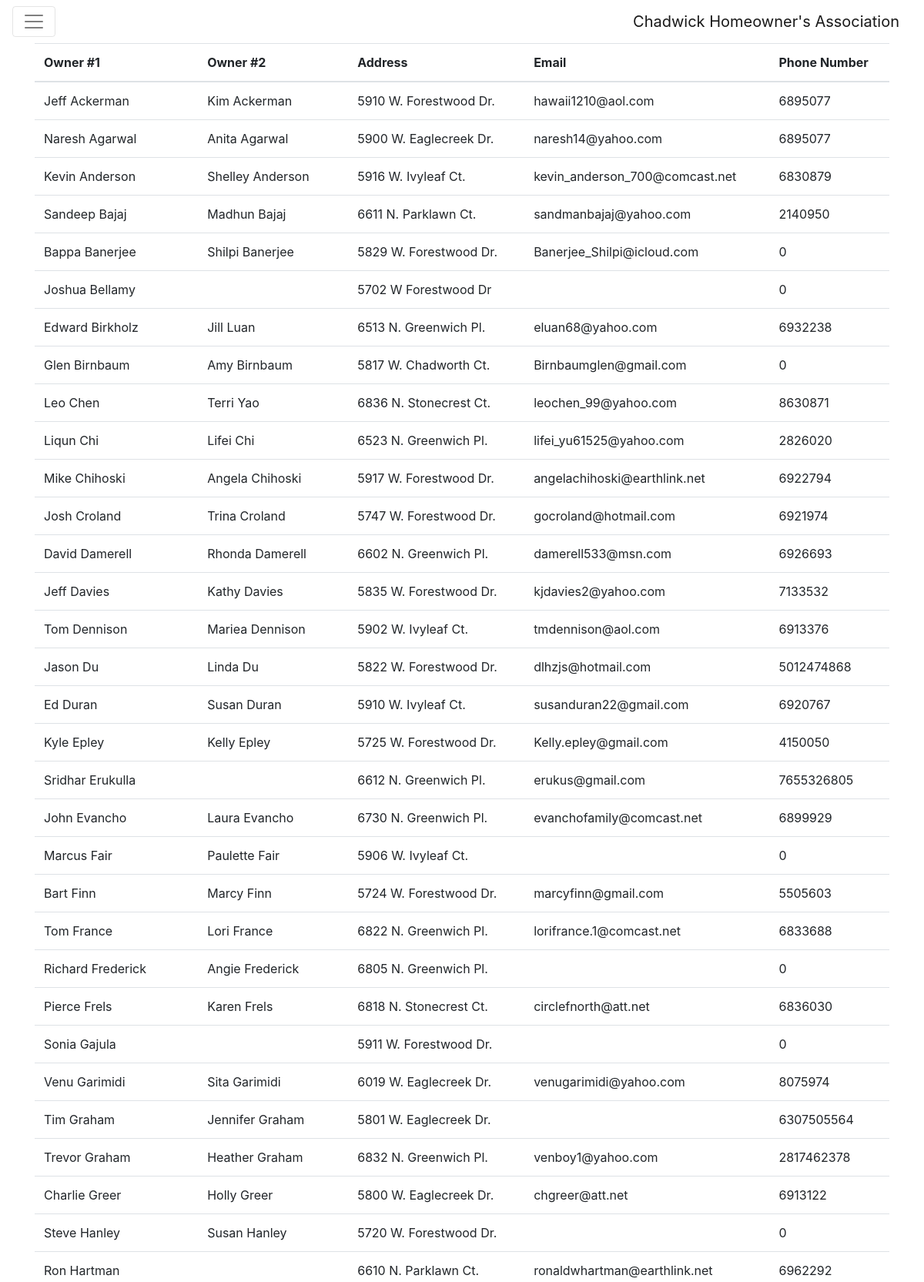
Screenshot of /resident-list/ (upper part) with the database file from the repository.
### invoice/models.py (models this page shows, shortened)
class Household(models.Model):
	HOME = (
		('OWNED', 'Owned by Owner'),
		('SALE', 'On Sale'),
		('UNKNOWN',"Unknown")
	)
	MAILSTAT = (
		('SENT', 'Sent to Agent'),
		('NOT SENT', 'Not Sent to Agent')
	)
	last_name1 = models.CharField(max_length= 50)
	first_name1 = models.CharField(max_length = 50)
	last_name2 = models.CharField(max_length= 50, null = True, blank=True)
	first_name2 = models.CharField(max_length= 50, null = True, blank = True)
	address = models.CharField(max_length = 50, unique=True)
	house_number = models.IntegerField()
	street_name = models.CharField(max_length=20)
	email = models.EmailField(max_length= 50, null=True, blank=True)
	phone_number = models.IntegerField(blank=True, null =True)
	status = models.CharField(max_length =10, choices = HOME, default = 'OWNED')
	agent_email_status = models.CharField(max_length = 20, choices = MAILSTAT, default = "NOT SENT")

### invoice/views.py (the view)
# urls.py: url(r'^resident-list/$', views.household_list, name ="household_list"),
def household_list(request):
	homes = Household.objects.all().order_by('last_name1')
	return render(request, 'invoice/household_list.html', {"homes": homes})

### invoice/templates/invoice/household_list.html
{% extends 'invoice/base.html'%}
{% block content %}
<table class= "table table-hover">
	<thead>
      <tr>
        <th>Owner #1</th>
        <th>Owner #2</th>
        <th>Address</th>
        <th>Email</th>
        <th>Phone Number</th>
      </tr>
    </thead>
    <tbody>
    {% for home in homes %}
		<tr>
	        <td>{{ home.first_name1 }} {{ home.last_name1 }}</td>
	        <td>{{ home.first_name2 }} {{ home.last_name2 }}</td>
	        <td>{{ home.address }}</td>
	        <td>{{ home.email }}</td>
	        <td> {{ home.phone_number}}</td>
      	</tr>
	{% endfor %}
    </tbody>
 </table>
{% endblock %}

### invoice/templates/invoice/base.html (shortened to what this page needs)
{% load static %}
<!DOCTYPE html>
<html lang="en">
  <head>
    <link rel="stylesheet" href="https://maxcdn.bootstrapcdn.com/bootstrap/4.0.0-alpha.6/css/bootstrap.min.css">
  </head>
    <body>
	<nav class="navbar navbar-toggleable-md navbar-light bg-faded">
	  <button class="navbar-toggler navbar-toggler-right" type="button" data-toggle="collapse" data-target="#navbarNavDropdown" aria-controls="navbarNavDropdown" aria-expanded="false" aria-label="Toggle navigation">
	    <span class="navbar-toggler-icon"></span>
	  </button>
	  <a class="navbar-brand" href="{% url 'home_page' %}">Chadwick Homeowner's Association</a>
	</nav>
    <div class="container">
        <div class="row">
            <div class="col-md-12">
            {% block content %}
            {% endblock %}
            </div>
        </div>
    </div>
  </body>
</html>

### rows the page displays
Household: first_name1 "Jeff", last_name1 "Ackerman", first_name2 "Kim", last_name2 "Ackerman", address "5910 W. Forestwood Dr.", email "hawaii1210@aol.com", phone_number "6895077"
Household: first_name1 "Naresh", last_name1 "Agarwal", first_name2 "Anita", last_name2 "Agarwal", address "5900 W. Eaglecreek Dr.", email "naresh14@yahoo.com", phone_number "6895077"
Household: first_name1 "Kevin", last_name1 "Anderson", first_name2 "Shelley", last_name2 "Anderson", address "5916 W. Ivyleaf Ct.", email "kevin_anderson_700@comcast.net", phone_number "6830879"
Household: first_name1 "Sandeep", last_name1 "Bajaj", first_name2 "Madhun", last_name2 "Bajaj", address "6611 N. Parklawn Ct.", email "sandmanbajaj@yahoo.com", phone_number "2140950"
Household: first_name1 "Bappa", last_name1 "Banerjee", first_name2 "Shilpi", last_name2 "Banerjee", address "5829 W. Forestwood Dr.", email "Banerjee_Shilpi@icloud.com", phone_number "0"
Household: first_name1 "Joshua", last_name1 "Bellamy", address "5702 W Forestwood Dr", phone_number "0"
Household: first_name1 "Edward", last_name1 "Birkholz", first_name2 "Jill", last_name2 "Luan", address "6513 N. Greenwich Pl.", email "eluan68@yahoo.com", phone_number "6932238"
Household: first_name1 "Glen", last_name1 "Birnbaum", first_name2 "Amy", last_name2 "Birnbaum", address "5817 W. Chadworth Ct.", email "Birnbaumglen@gmail.com", phone_number "0"
Household: first_name1 "Leo", last_name1 "Chen", first_name2 "Terri", last_name2 "Yao", address "6836 N. Stonecrest Ct.", email "leochen_99@yahoo.com", phone_number "8630871"
Household: first_name1 "Liqun", last_name1 "Chi", first_name2 "Lifei", last_name2 "Chi", address "6523 N. Greenwich Pl.", email "lifei_yu61525@yahoo.com", phone_number "2826020"
Household: first_name1 "Mike", last_name1 "Chihoski", first_name2 "Angela", last_name2 "Chihoski", address "5917 W. Forestwood Dr.", email "angelachihoski@earthlink.net", phone_number "6922794"
Household: first_name1 "Josh", last_name1 "Croland", first_name2 "Trina", last_name2 "Croland", address "5747 W. Forestwood Dr.", email "gocroland@hotmail.com", phone_number "6921974"
Household: first_name1 "David", last_name1 "Damerell", first_name2 "Rhonda", last_name2 "Damerell", address "6602 N. Greenwich Pl.", email "damerell533@msn.com", phone_number "6926693"
Household: first_name1 "Jeff", last_name1 "Davies", first_name2 "Kathy", last_name2 "Davies", address "5835 W. Forestwood Dr.", email "kjdavies2@yahoo.com", phone_number "7133532"
Household: first_name1 "Tom", last_name1 "Dennison", first_name2 "Mariea", last_name2 "Dennison", address "5902 W. Ivyleaf Ct.", email "tmdennison@aol.com", phone_number "6913376"
Household: first_name1 "Jason", last_name1 "Du", first_name2 "Linda", last_name2 "Du", address "5822 W. Forestwood Dr.", email "dlhzjs@hotmail.com", phone_number "5012474868"
Household: first_name1 "Ed", last_name1 "Duran", first_name2 "Susan", last_name2 "Duran", address "5910 W. Ivyleaf Ct.", email "susanduran22@gmail.com", phone_number "6920767"
Household: first_name1 "Kyle", last_name1 "Epley", first_name2 "Kelly", last_name2 "Epley", address "5725 W. Forestwood Dr.", email "Kelly.epley@gmail.com", phone_number "4150050"
Household: first_name1 "Sridhar", last_name1 "Erukulla", address "6612 N. Greenwich Pl.", email "erukus@gmail.com", phone_number "7655326805"
Household: first_name1 "John", last_name1 "Evancho", first_name2 "Laura", last_name2 "Evancho", address "6730 N. Greenwich Pl.", email "evanchofamily@comcast.net", phone_number "6899929"
Household: first_name1 "Marcus", last_name1 "Fair", first_name2 "Paulette", last_name2 "Fair", address "5906 W. Ivyleaf Ct.", phone_number "0"
Household: first_name1 "Bart", last_name1 "Finn", first_name2 "Marcy", last_name2 "Finn", address "5724 W. Forestwood Dr.", email "marcyfinn@gmail.com", phone_number "5505603"
Household: first_name1 "Tom", last_name1 "France", first_name2 "Lori", last_name2 "France", address "6822 N. Greenwich Pl.", email "lorifrance.1@comcast.net", phone_number "6833688"
Household: first_name1 "Richard", last_name1 "Frederick", first_name2 "Angie", last_name2 "Frederick", address "6805 N. Greenwich Pl.", phone_number "0"
Household: first_name1 "Pierce", last_name1 "Frels", first_name2 "Karen", last_name2 "Frels", address "6818 N. Stonecrest Ct.", email "circlefnorth@att.net", phone_number "6836030"
Household: first_name1 "Sonia", last_name1 "Gajula", address "5911 W. Forestwood Dr.", phone_number "0"
Household: first_name1 "Venu", last_name1 "Garimidi", first_name2 "Sita", last_name2 "Garimidi", address "6019 W. Eaglecreek Dr.", email "venugarimidi@yahoo.com", phone_number "8075974"
Household: first_name1 "Tim", last_name1 "Graham", first_name2 "Jennifer", last_name2 "Graham", address "5801 W. Eaglecreek Dr.", phone_number "6307505564"
Household: first_name1 "Trevor", last_name1 "Graham", first_name2 "Heather", last_name2 "Graham", address "6832 N. Greenwich Pl.", email "venboy1@yahoo.com", phone_number "2817462378"
Household: first_name1 "Charlie", last_name1 "Greer", first_name2 "Holly", last_name2 "Greer", address "5800 W. Eaglecreek Dr.", email "chgreer@att.net", phone_number "6913122"
Household: first_name1 "Steve", last_name1 "Hanley", first_name2 "Susan", last_name2 "Hanley", address "5720 W. Forestwood Dr.", phone_number "0"
Household: first_name1 "Ron", last_name1 "Hartman", address "6610 N. Parklawn Ct.", email "ronaldwhartman@earthlink.net", phone_number "6962292"
